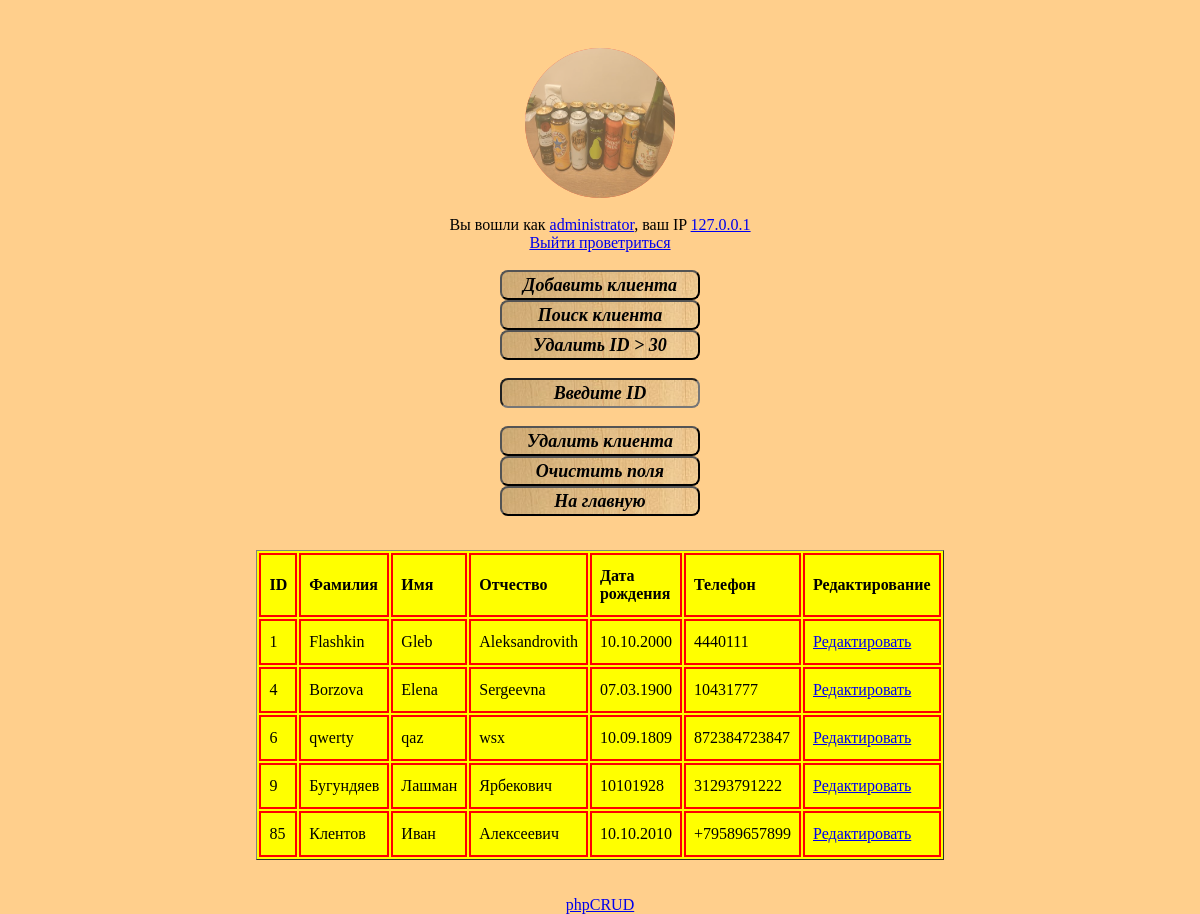
The app's page /getklientlist.php (signed in), older data.
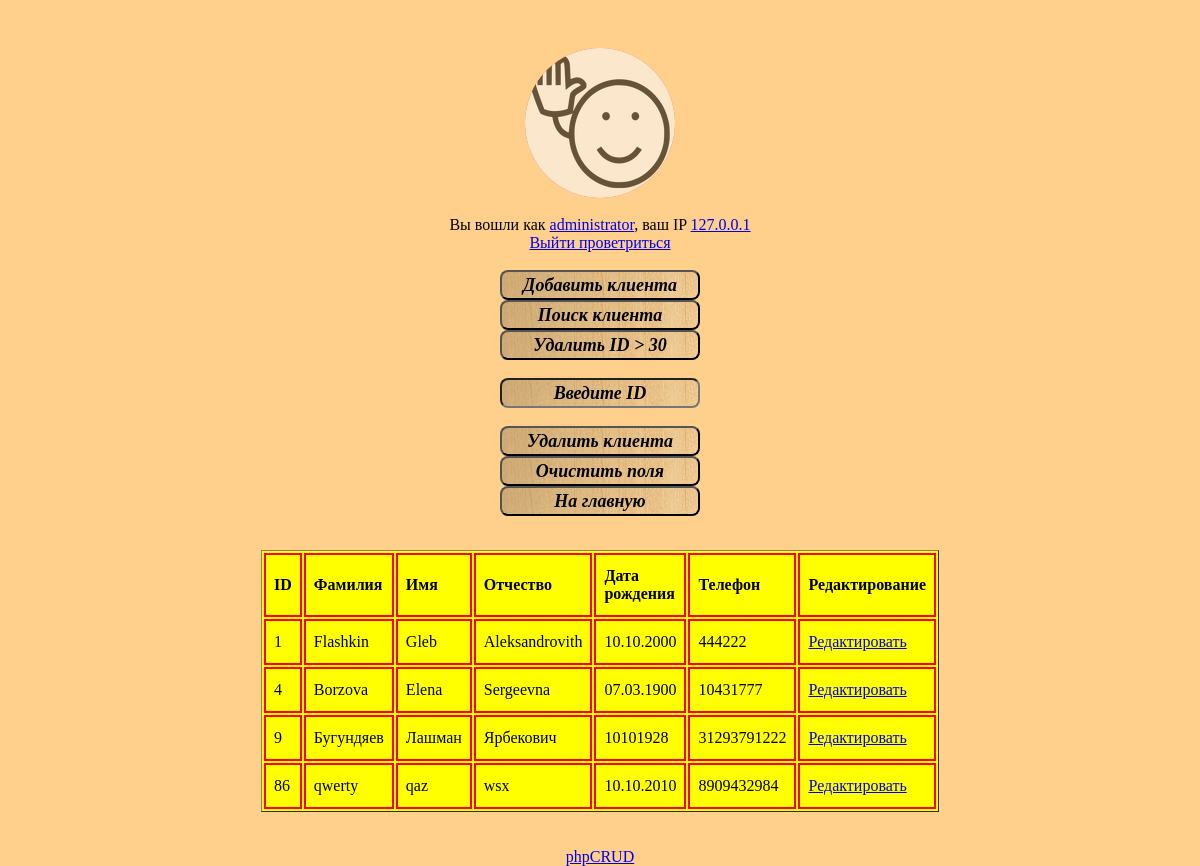
The same page, newer data.
### tables this page shows
CREATE TABLE `user` (
  `login` text NOT NULL,
  `password` varchar(255) NOT NULL,
  `user_id` int(11) NOT NULL,
  `log` varchar(255) DEFAULT NULL,
  `role` varchar(15) NOT NULL,
  `ban` varchar(3) DEFAULT NULL,
  `userpic` varchar(255) DEFAULT NULL,
  `reg_date` varchar(10) DEFAULT NULL
);

CREATE TABLE `klient` (
  `family` varchar(30) NOT NULL,
  `name` varchar(30) NOT NULL,
  `patronymic` varchar(30) NOT NULL,
  `phone` varchar(12) NOT NULL,
  `birth_date` varchar(30) NOT NULL,
  `id_klient` int(10) NOT NULL
);

### Models/config.php (called while the page is built, shortened)
<?php
function queryMysql($query) {
    $db_host='localhost';
    $db_name='cdrom';
    $db_login='root';
    $db_pass='vertrigo';
    $connect_mysql_base = new mysqli($db_host, $db_login, $db_pass, $db_name);
    $connect_mysql_base->set_charset("utf8");
    $result = $connect_mysql_base->query($query);
    return $result;
}

### Models/Client.class.php (the view, shortened to what this page needs)
<?php
Class Client
{
    public function getClientsList()
    {
        $resultat = queryMysql("SELECT * FROM klient ORDER by id_klient");
        if ($resultat->num_rows != 0) {
            echo "<div align='center'>";
            echo "<table border='1' width='40%' bgcolor='yellow'>";
            echo "<tr><td><b>ID</b></td><td><b>Фамилия</b></td><td><b>Имя</b></td><td><b>Отчество</b></td><td><b>Дата рождения</b></td><td><b>Телефон</b></td><td><b>Редактирование</b></td>";
            echo "</tr>";
            for ($c=0; $c<$resultat->num_rows; $c++) {
                    echo "<tr>";
                    $f = $resultat->fetch_array();
                    echo "<td>$f[id_klient]</td> <td>$f[family]</td> <td>$f[name]</td> <td>$f[patronymic]</td> <td>$f[birth_date]</td> <td>$f[phone]</td><td><a href='update.php?id_klient=$f[id_klient]'>Редактировать</a></td>";
                    echo "</tr>";
            }
            echo "</table><br><br>";
        }
        else {
            echo "<div align='center'>Клиенты не найдены</div>";
        }
    }
}

### Models/User.class.php (shortened to what this page needs)
<?php
Class User
{
    private $current_user;
    private $client_ip;
    public function checkAuth()
    {
        if (empty($_SESSION['login']) || empty ($_SESSION['user_id']) || empty ($_SESSION['role'])) {
            require_once 'auth.php';
            return false;
        }
        else {
            $this->client_ip = $_SERVER['REMOTE_ADDR'];
            $this->current_user = $_SESSION['login'];
        }
        return $this;
    }
    public function shortUserInfo()
    {
        $random_otvet = rand(1,5);
        switch ($random_otvet) {
            case 1:
                    $random_logout_text = "Выйти проветриться";
                    break;
        }
        if ($this->current_user != '') {
            $userpic = $this->getUserPic();
            echo "$userpic<br><br> Вы вошли как <a title = 'Нажмите для подробной информации' href='user.php'>$this->current_user</a>, ваш IP <a target='blank' href='https://ip.osnova.news/?ip=$this->client_ip'>$this->client_ip</a>";
            echo "<br><a href='?sign_out'>$random_logout_text</a><br><br>";
            return true;
        }
        else {
            echo "Вы не авторизованы.<br>";
            return false;
        }
    }
    public function getUserPic()
    {
        $s = queryMysql("SELECT userpic FROM user WHERE login = '$this->current_user'");
        $f = $s->fetch_array();
        $path = "<a title='Смена аватара' href='upload_pic.php'><img class='avatar' width='150px' height='150px' src='$f[userpic]'></a>";
        return $path;
    }
}

Row changes from the older to the newer data that the page shows:
removed klient: id_klient "6", family "qwerty", name "qaz", patronymic "wsx", birth_date "10.09.1809", phone "872384723847"
removed klient: id_klient "85", family "Клентов", name "Иван", patronymic "Алексеевич", birth_date "10.10.2010", phone "+79589657899"
changed user: userpic: a different picture
changed klient "Flashkin": phone "4440111" → "444222"
added klient: id_klient "86", family "qwerty", name "qaz", patronymic "wsx", birth_date "10.10.2010", phone "8909432984"
